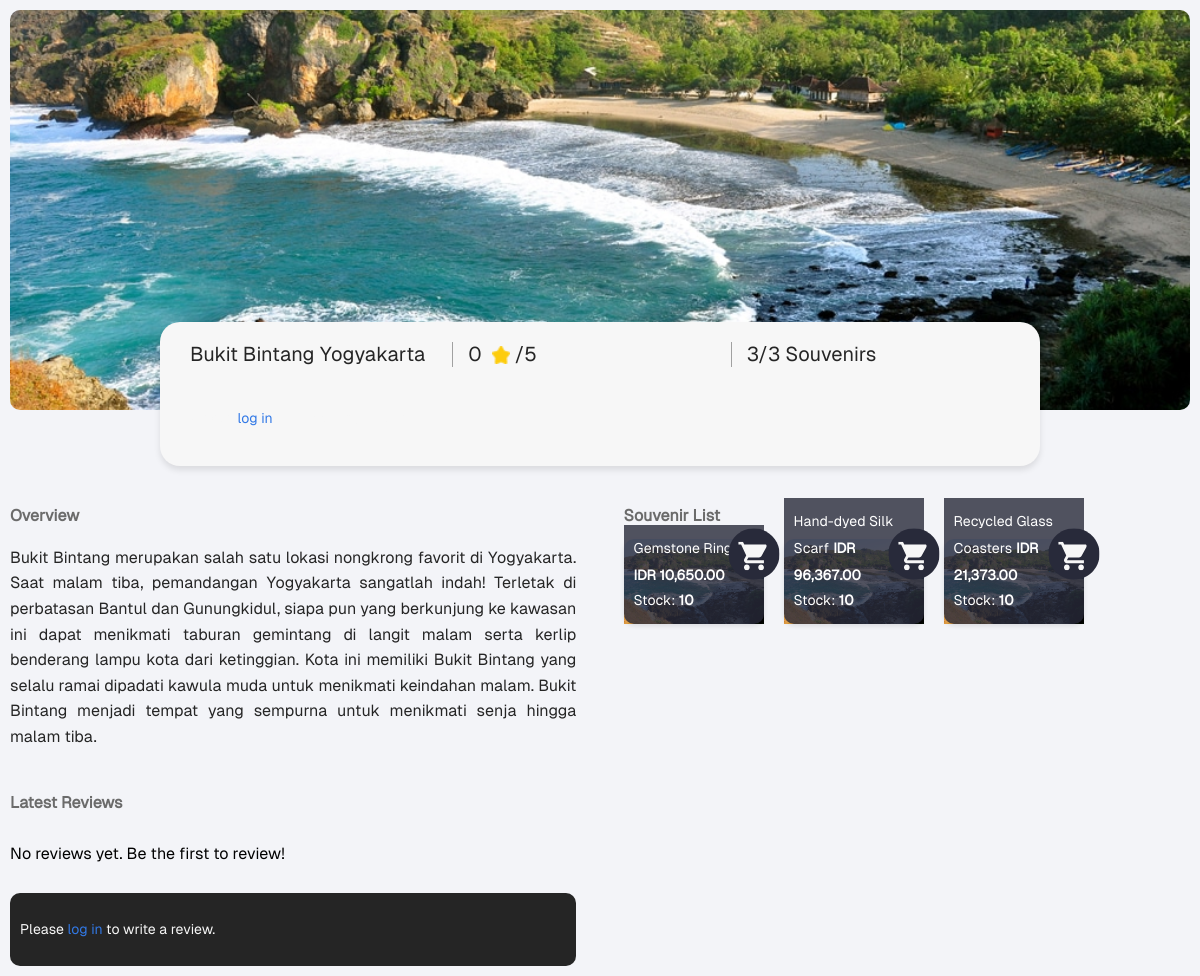
The app's page /places/, older data.
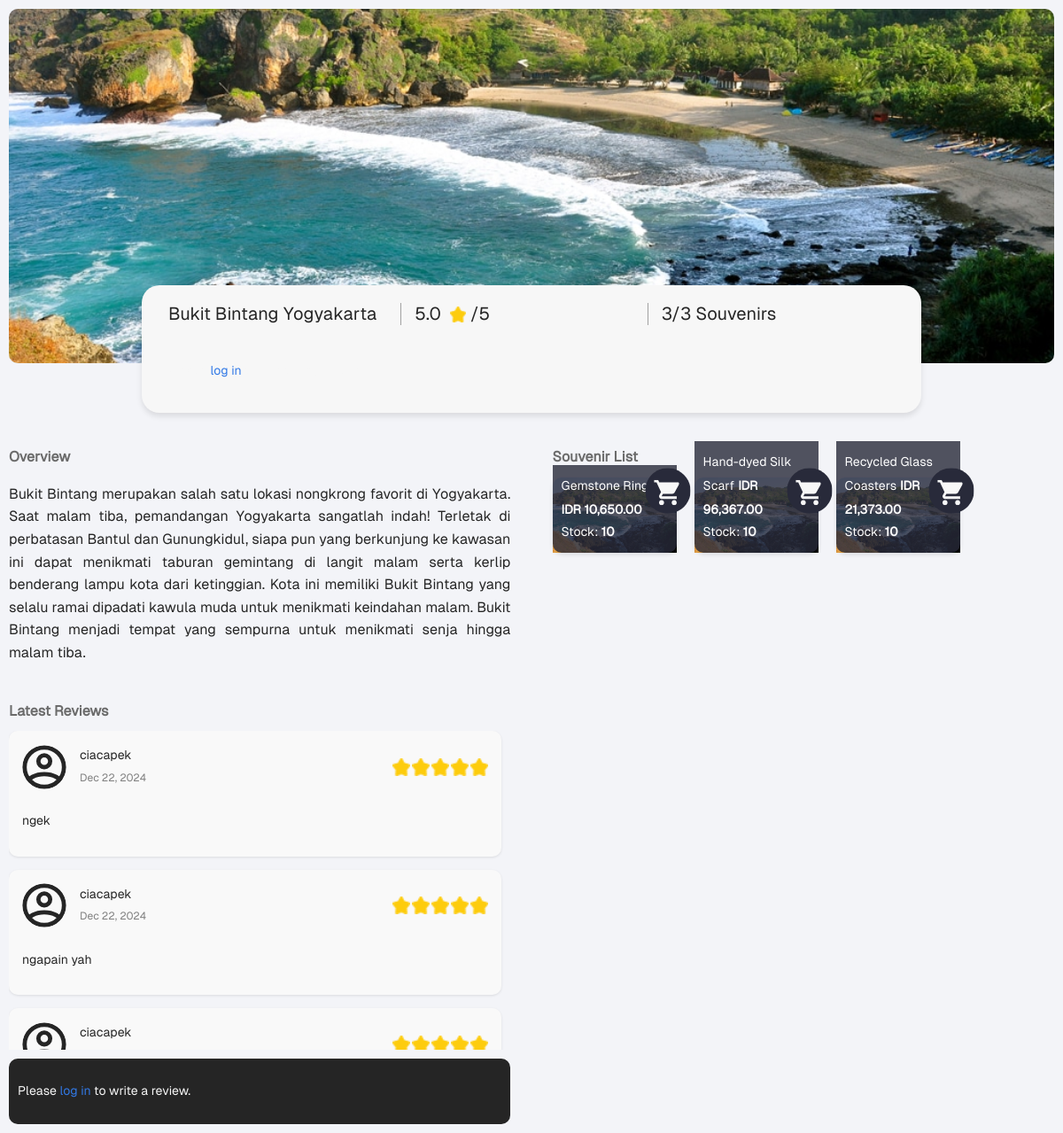
The same page, newer data.
### places/models.py (models this page shows, shortened)
class Place(models.Model):
    name = models.CharField(max_length=255)
    description = models.TextField()
    image = models.ImageField(upload_to='places/images/',blank=True, null=True)

class Souvenir(models.Model):
    place = models.ForeignKey(Place, on_delete=models.CASCADE, related_name='souvenirs')
    name = models.CharField(max_length=255)
    price = models.DecimalField(max_digits=10, decimal_places=2)
    stock = models.PositiveIntegerField()
    image = models.ImageField(upload_to='souvenirs/images/',blank=True, null=True)

class Comment(models.Model):
    PLACE_RATING_CHOICES = [(i, f"{i} Star{'s' if i > 1 else ''}") for i in range(1, 6)]
    place = models.ForeignKey(Place, on_delete=models.CASCADE, related_name='comments')
    user = models.ForeignKey(User, on_delete=models.CASCADE, related_name='comments')
    content = models.TextField()
    rating = models.PositiveIntegerField(choices=PLACE_RATING_CHOICES)
    created_at = models.DateTimeField(auto_now_add=True)
    class Meta:
        ordering = ['-created_at']

### places/views.py (the view)
# urls.py: path('', views.place_detail, {'place_id': 1}, name='home'),  # Replace '1' with a valid place_id
def place_detail(request, place_id):
    place = get_object_or_404(Place, pk=place_id)
    average_rating = Comment.objects.filter(place=place).aggregate(Avg('rating'))['rating__avg'] or 0
    souvenirs = Souvenir.objects.filter(place=place)
    total_souvenirs_count = souvenirs.count()
    available_souvenirs_count = souvenirs.filter(stock__gt=0).count()
    for souvenir in souvenirs:
        souvenir.formatted_price = format_price(souvenir.price)
    comments = Comment.objects.filter(place=place).order_by('-created_at')[:10]  # Limit to recent 10 reviews
    user_collections = Collection.objects.filter(user=request.user) if request.user.is_authenticated else []
    context = {
        'place': place,
        'average_rating': round(average_rating, 1),
        'souvenirs': souvenirs,
        'comments': comments,
        'user_collections': user_collections,  # Added to context
        'total_souvenirs_count': total_souvenirs_count,  # New context variable
        'available_souvenirs_count': available_souvenirs_count,  # New context variable
    }
    return render(request, 'places/place_detail.html', context)

### places/views.py (called while the page is built)
def format_price(price):
    return "{:,}".format(price)

### places/templates/places/place_detail.html (shortened to what this page needs)
{% load static %}
<!DOCTYPE html>
<html lang="en">
<head>
    <link rel="stylesheet" href="{% static 'places/css/styles_main.css' %}">
</head>
<body>
    <div class="container">
        <div class="banner">
            {% if place.image %}
                <img src="{{ place.image.url }}" alt="{{ place.name }}" class="banner-image">
            {% else %}
                <img src="{% static 'places/images/pantai-siung.jpg' %}" alt="{{ place.name }}" class="banner-image">
            {% endif %}
            <div class="banner-overlay">
                <div class="rounded-rectangle">
                    <div class="rectangle-section">
                        <div class="info-item">
                            <span class="section-text">{{ place.name }}</span>
                        </div>
                        <div class="info-item" id="average-rating-container">
                            <span class="section-text" id="average-rating">{{ average_rating }}</span>
                            <img src="{% static 'places/images/star.png' %}" alt="Star" class="rating-star">
                            <span class="section-text">/5</span>
                        </div>
                        <div class="info-item">
                            <span class="section-text" id="souvenir-count">{{ available_souvenirs_count }}/{{ total_souvenirs_count }} Souvenirs</span>
                        </div>
                    </div>
                    <div class="add-to-collection-section">
                        {% if user.is_authenticated %}
                            <button class="add-to-collection-btn" aria-label="Add {{ place.name }} to your collection">Add to Collection</button>
                        {% else %}
                            <div class="login-prompt">
                                <p>Please <a href="{% url 'login' %}?next={{ request.path }}">log in</a> to add to your collection.</p>
                            </div>
                        {% endif %}
                    </div>
                </div>
            </div>
        </div>
        <div class="content-sections">
            <div class="overview-section">
                <h2 class="section-title">Overview</h2>
                <p class="overview-content">{{ place.description }}</p>
                <div class="latest-review-section">
                    <h3 class="section-title">Latest Reviews</h3>
                    <div class="reviews-container" id="reviews-container">
                        {% for comment in comments %}
                            {% include 'places/comment_partial.html' %}
                        {% empty %}
                            <p>No reviews yet. Be the first to review!</p>
                        {% endfor %}
                    </div>
                    <div class="write-review-container">
                        {% if user.is_authenticated %}
                            <form id="write-review-form">
                                {% csrf_token %}
                                <textarea id="review-input" name="comment" placeholder="Write your review here..." aria-label="Write your review"></textarea>
                                <input type="hidden" name="rating" id="rating-value">
                                <div class="review-actions">
                                    <div class="star-rating">
                                        {% for i in "12345" %}
                                            <img src="{% static 'places/images/icon_empty_star.png' %}" class="star" data-value="{{ i }}" alt="Star {{ i }}">
                                        {% endfor %}
                                    </div>
                                    <button type="button" class="send-btn" id="submit-comment-btn" aria-label="Send Review">
                                        <img src="{% static 'places/images/icon_send.png' %}" alt="Send">
                                    </button>
                                </div>
                            </form>
                        {% else %}
                            <div class="login-prompt">
                                <p>Please <a href="{% url 'login' %}?next={{ request.path }}">log in</a> to write a review.</p>
                            </div>
                        {% endif %}
                    </div>
                </div>
            </div>
            <div class="souvenir-section">
                <h2 class="section-title">Souvenir List</h2>
                <div class="souvenir-list">
                    {% for souvenir in souvenirs %}
                        <div class="souvenir-item" data-souvenir-id="{{ souvenir.id }}">
                            {% if souvenir.image %}
                                <img src="{{ souvenir.image.url }}" alt="{{ souvenir.name }}" class="souvenir-image">
                            {% else %}
                                <img src="{% static 'places/images/pantai-siung.jpg' %}" alt="{{ souvenir.name }}" class="souvenir-image">
                            {% endif %}
                            <button class="buy-button" aria-label="Buy {{ souvenir.name }}"
                                {% if souvenir.stock == 0 %}disabled{% endif %}>
                                <img src="{% static 'places/images/buy.svg' %}" alt="Buy">
                            </button>
                            <div class="souvenir-description">
                                <span class="souvenir-name">{{ souvenir.name }}</span>
                                <span class="souvenir-price">IDR {{ souvenir.formatted_price }}</span>
                                <div class="souvenir-stock">Stock: <strong>{{ souvenir.stock }}</strong></div>
                            </div>
                        </div>
                    {% endfor %}
                </div>
            </div>
        </div>
    </div>
</body>
</html>

### places/templates/places/comment_partial.html
{% load static %}
<div class="review-item" data-comment-id="{{ comment.id }}">
    <div class="review-header">
        <img src="{% static 'places/images/profile_placeholder.svg' %}" alt="Profile" class="profile-pic">
        <div class="review-user-info">
            <span class="username">{{ comment.user.username }}</span>
            <span class="review-date">{{ comment.created_at|date:"M d, Y" }}</span>
        </div>
        <div class="review-stars">
            {% for i in "12345" %}
                {% if i|add:"0" <= comment.rating %}
                    <img src="{% static 'places/images/star.png' %}" class="star-icon" alt="Star">
                {% else %}
                    <img src="{% static 'places/images/icon_empty_star.png' %}" class="star-icon" alt="Empty Star">
                {% endif %}
            {% endfor %}
        </div>
    </div>
    {% if user.is_authenticated and comment.user == user %}
        <div class="review-content-container">
            <p class="review-content">{{ comment.content }}</p>
            <form class="edit-comment-form" style="display: none;">
                {% csrf_token %}
                <textarea name="content" class="edit-comment-textarea">{{ comment.content }}</textarea>
                <div class="edit-actions">
                    <div class="star-rating">
                        {% for i in "12345" %}
                            <img src="{% if i|add:"0" <= comment.rating %}{% static 'places/images/star.png' %}{% else %}{% static 'places/images/icon_empty_star.png' %}{% endif %}" class="edit-star" data-value="{{ i }}" alt="Star">
                        {% endfor %}
                        <input type="hidden" name="rating" class="edit-rating-value" value="{{ comment.rating }}">
                    </div>
                    <div class="edit-buttons">
                        <button type="button" class="send-edit-btn update-comment-btn" data-comment-id="{{ comment.id }}" aria-label="Send Edited Comment">
                            <img src="{% static 'places/images/sendedit.svg' %}" alt="Send">
                        </button>
                        <button type="button" class="cancel-edit-btn" data-comment-id="{{ comment.id }}" aria-label="Cancel Editing Comment">
                            <img src="{% static 'places/images/canceledit.svg' %}" alt="Cancel">
                        </button>
                    </div>
                </div>
            </form>
        </div>
        <div class="comment-actions">
            <button class="edit-btn" data-comment-id="{{ comment.id }}" aria-label="Edit Comment">
                <img src="{% static 'places/images/comment_edit.svg' %}" alt="Edit">
            </button>
            <button class="delete-btn" data-comment-id="{{ comment.id }}" aria-label="Delete Comment">
                <img src="{% static 'places/images/comment_delete.svg' %}" alt="Delete">
            </button>
        </div>
    {% else %}
        <p class="review-content">{{ comment.content }}</p>
    {% endif %}
</div>

Row changes from the older to the newer data that the page shows:
added Comment: user.username "ciacapek", created_at "Dec 22, 2024", rating 5 (drawn), content "ngek"
added Comment: user.username "ciacapek", created_at "Dec 22, 2024", rating 5 (drawn), content "ngapain yah"
added Comment: user.username "ciacapek", rating 5 (drawn)
Text that changed along with them:
{{ average_rating }}: "0" → "5.0"
text no longer shown: "No reviews yet. Be the first to review!"
